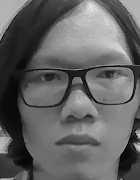
#> input picture ReMzx/1.jpg, 140 x 180 px, given in place of the camera
$ python face_recognition_system.py
#> lines starting #> are read from the running program, lines starting #| are printed output that depends on the picture; after the words box and inside, x2 and y2 are one past the last pixel; in counts of white or black regions, pixels touching at a corner belong together; pictures that were not available may be replaced by others from this repository, and a replacement may not be noted
import cv2
import numpy as np
import os

# ==============================================================================
# กำหนดค่าพารามิเตอร์และขนาดมาตรฐาน
# ==============================================================================
FRAME_W, FRAME_H = 640, 480
FACE_W, FACE_H = 140, 180  # ขนาดของใบหน้า (กว้าง 140 x สูง 180 พิกเซล)
X1 = (FRAME_W - FACE_W) // 2
Y1 = (FRAME_H - FACE_H) // 2
X2 = X1 + FACE_W
Y2 = Y1 + FACE_H
EXPECTED_SIZE = FACE_W * FACE_H

# โหลด Haar Cascade แบบปลอดภัย (ถ้ามี)
face_cascade = None
try:
    if hasattr(cv2, 'CascadeClassifier') and hasattr(cv2, 'data'):
        cascade_path = cv2.data.haarcascades + 'haarcascade_frontalface_default.xml'
        face_cascade = cv2.CascadeClassifier(cascade_path)
except Exception:
    face_cascade = None


def draw_tech_bracket(img, x1, y1, x2, y2, color=(0, 255, 0), thickness=2, length=20):
    """วาดกรอบเล็งใบหน้าแบบ Sci-Fi สวยงาม ชัดเจน"""
    # วาดมุมทั้ง 4 ด้าน
    cv2.line(img, (x1, y1), (x1 + length, y1), color, thickness)
    cv2.line(img, (x1, y1), (x1, y1 + length), color, thickness)

    cv2.line(img, (x2, y1), (x2 - length, y1), color, thickness)
    cv2.line(img, (x2, y1), (x2, y1 + length), color, thickness)

    cv2.line(img, (x1, y2), (x1 + length, y2), color, thickness)
    cv2.line(img, (x1, y2), (x1 - length, y2), color, thickness)

    cv2.line(img, (x2, y2), (x2 - length, y2), color, thickness)
    cv2.line(img, (x2, y2), (x2, y2 - length), color, thickness)

    # วาดกรอบเส้นบางรอบนอก
    cv2.rectangle(img, (x1, y1), (x2, y2), (int(color[0] * 0.3), int(color[1] * 0.3), int(color[2] * 0.3)), 1)

    # จุดกากบาทตรงกลาง (Center Crosshair)
    cx, cy = (x1 + x2) // 2, (y1 + y2) // 2
    cv2.line(img, (cx - 10, cy), (cx + 10, cy), color, 1)
    cv2.line(img, (cx, cy - 10), (cx, cy + 10), color, 1)


def create_dual_dashboard(color_frame, face_crop_gray, title="FACE RECOGNITION SYSTEM", info_lines=None, flash=False):
    """สร้าง Dashboard คู่ (ฝั่งซ้าย: กล้องสีสด | ฝั่งขวา: พรีวิวใบหน้าขาวดำ + สถิติข้อมูล)"""
    canvas = np.zeros((540, 980, 3), dtype=np.uint8)
    canvas[:] = (25, 28, 36)  # Dark Slate background

    if flash:
        color_frame = cv2.addWeighted(color_frame, 0.4, np.full_like(color_frame, 255), 0.6, 0)

    # วางกล้องสี (ฝั่งซ้าย)
    canvas[45:45 + FRAME_H, 20:20 + FRAME_W] = color_frame

    # จัดการพรีวิวใบหน้าขาวดำ (ฝั่งขวา)
    right_panel_x = 680
    face_preview = cv2.resize(face_crop_gray, (220, 260))
    face_preview_bgr = cv2.cvtColor(face_preview, cv2.COLOR_GRAY2BGR)

    canvas[70:70 + 260, right_panel_x:right_panel_x + 220] = face_preview_bgr
    cv2.rectangle(canvas, (right_panel_x - 2, 68), (right_panel_x + 222, 70 + 262), (0, 200, 255), 2)
    cv2.putText(canvas, "CROPPED GRAYSCALE ROI", (right_panel_x + 10, 60),
                cv2.FONT_HERSHEY_SIMPLEX, 0.5, (0, 200, 255), 1)

    # แถบหัวข้อด้านบน (Header Bar)
    cv2.rectangle(canvas, (0, 0), (980, 35), (15, 18, 24), -1)
    cv2.putText(canvas, title, (25, 24), cv2.FONT_HERSHEY_DUPLEX, 0.7, (0, 255, 200), 2)

    # แผงแสดงข้อมูลสถานะ (Info Panel)
    cv2.rectangle(canvas, (right_panel_x - 10, 345), (right_panel_x + 270, 510), (35, 40, 50), -1)
    cv2.rectangle(canvas, (right_panel_x - 10, 345), (right_panel_x + 270, 510), (60, 70, 85), 1)

    if info_lines:
        y_text = 375
        for label, val, text_color in info_lines:
            cv2.putText(canvas, f"{label}:", (right_panel_x, y_text),
                        cv2.FONT_HERSHEY_SIMPLEX, 0.5, (180, 180, 180), 1)
            cv2.putText(canvas, str(val), (right_panel_x + 90, y_text),
                        cv2.FONT_HERSHEY_SIMPLEX, 0.55, text_color, 2)
            y_text += 28

    cv2.putText(canvas, "[S] Save Face Image   |   [Q] Quit", (25, 532),
                cv2.FONT_HERSHEY_SIMPLEX, 0.55, (160, 160, 160), 1)

    return canvas


# ==============================================================================
# ส่วนที่ 1: เก็บข้อมูลใบหน้า (Data Collection)
# ==============================================================================
def collect_face_data():
    name = input("\nกรุณาใส่ชื่อเจ้าของใบหน้า (เช่น parinya): ").strip()
    if not name:
        print("[ข้อผิดพลาด] ชื่อต้องไม่เป็นค่าว่าง")
        return

    os.makedirs(name, exist_ok=True)
    existing_files = [f for f in os.listdir(name) if f.lower().endswith(('.jpg', '.png'))]
    count = len(existing_files) + 1

    cap = cv2.VideoCapture(0, cv2.CAP_DSHOW)
    if not cap.isOpened():
        cap = cv2.VideoCapture(0)
        if not cap.isOpened():
            print("[ข้อผิดพลาด] ไม่สามารถเปิดกล้องได้")
            return

    cap.set(cv2.CAP_PROP_FRAME_WIDTH, FRAME_W)
    cap.set(cv2.CAP_PROP_FRAME_HEIGHT, FRAME_H)

    flash_frames = 0
    print(f"\n--- เริ่มเก็บข้อมูลของ '{name}' ---")
    print("จัดตำแหน่งใบหน้าให้อยู่ในกรอบ -> กด 's' เพื่อบันทึกรูป | กด 'q' เพื่อเสร็จสิ้น")

    while True:
        ret, frame = cap.read()
        if not ret:
            break

        frame = cv2.flip(frame, 1)  # กระจกเงา (Mirror View)
        if frame.shape[0] != FRAME_H or frame.shape[1] != FRAME_W:
            frame = cv2.resize(frame, (FRAME_W, FRAME_H))

        gray = cv2.cvtColor(frame, cv2.COLOR_BGR2GRAY)
        face_crop_gray = gray[Y1:Y2, X1:X2]

        bracket_color = (0, 255, 120)
        sensor_status = "Target Ready"
        if face_cascade is not None:
            try:
                detected_faces = face_cascade.detectMultiScale(gray, 1.2, 4, minSize=(80, 80))
                if len(detected_faces) > 0:
                    sensor_status = "Face Detected"
                else:
                    bracket_color = (0, 160, 255)
                    sensor_status = "Align Face..."
            except Exception:
                pass

        draw_tech_bracket(frame, X1, Y1, X2, Y2, color=bracket_color, thickness=2)

        info_lines = [
            ("User", name, (0, 255, 200)),
            ("Saved", f"{count - 1} imgs", (0, 255, 100)),
            ("Sensor", sensor_status, bracket_color),
            ("Size", f"{FACE_W}x{FACE_H} px", (200, 200, 200))
        ]

        dashboard = create_dual_dashboard(
            color_frame=frame,
            face_crop_gray=face_crop_gray,
            title=f"COLLECTING DATA: {name.upper()}",
            info_lines=info_lines,
            flash=(flash_frames > 0)
        )

        if flash_frames > 0:
            flash_frames -= 1

        cv2.imshow('Face Recognition Studio', dashboard)

        key = cv2.waitKey(1) & 0xFF
        if key == ord('s'):
            file_path = os.path.join(name, f"{count}.jpg")
            cv2.imwrite(file_path, face_crop_gray)
            print(f" [บันทึกสำเร็จ] ภาพที่ {count} -> {file_path}")
            count += 1
            flash_frames = 3
        elif key == ord('q'):
            break

    cap.release()
    cv2.destroyAllWindows()
    print(f"[เสร็จสิ้น] บันทึกภาพของ '{name}' ทั้งหมด {count - 1} ภาพเรียบร้อยแล้ว\n")


# ==============================================================================
# ส่วนที่ 2: โหลดและเตรียมข้อมูล (Data Preparation)
# ==============================================================================
# [119 lines left out: functions load_and_prepare_data, knn, real_time_recognition, not called in this run]


# ==============================================================================
# เมนูหลัก
# ==============================================================================
if __name__ == "__main__":
    while True:
        print("=" * 55)
        print("  SMART FACE RECOGNITION STUDIO (OpenCV + KNN)")
        print("=" * 55)
        print(" 1. เก็บข้อมูลใบหน้า (Data Collection + Dual View)")
        print(" 2. เริ่มสแกนและจดจำใบหน้า (Real-time Recognition)")
        print(" 3. ออกจากโปรแกรม (Exit)")
        choice = input("เลือกเมนู (1/2/3): ").strip()
#> the answer given: 1

        if choice == '1':
            collect_face_data()
#> the answer given: ReMzx/1.jpg
#> in collect_face_data, frame is the input picture: shape (180, 140, 3); min 0, max 233, mean 99.1
#> in collect_face_data, `frame = cv2.flip(frame, 1)`:
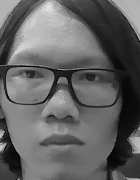
#> frame: shape (180, 140, 3); min 0, max 233, mean 99.1
#> in collect_face_data, `frame = cv2.resize(frame, (FRAME_W, FRAME_H))`:
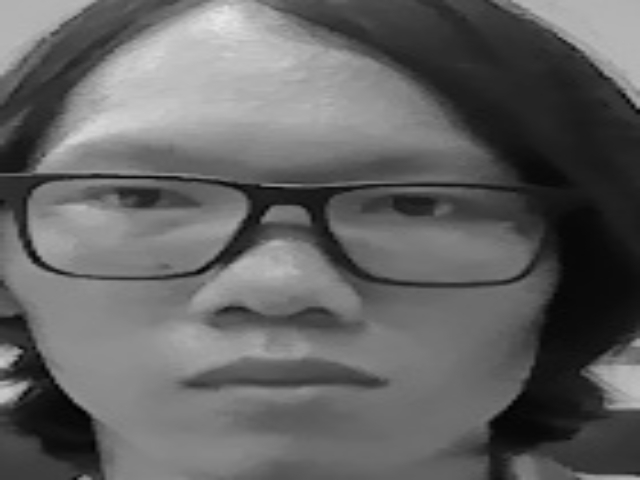
#> frame: shape (480, 640, 3); min 1, max 232, mean 99
#> in collect_face_data, `face_crop_gray = gray[Y1:Y2, X1:X2]`:
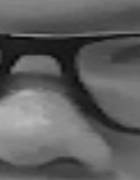
#> face_crop_gray: shape (180, 140); min 5, max 184, mean 94.6
#> in collect_face_data, `detected_faces = face_cascade.detectMultiScale(gray, 1.2, 4, minSize=(..`: detected_faces = ()
#> in draw_tech_bracket, `cv2.line(img, (x1, y1), (x1, y1 + length), color, thickness)`: img: shape (480, 640, 3); mean B, G, R 98.9, 99, 99
#> in draw_tech_bracket, `cv2.line(img, (x2, y1), (x2 - length, y1), color, thickness)`: img: shape (480, 640, 3); mean B, G, R 98.9, 99, 99
#> in draw_tech_bracket, `cv2.line(img, (x2, y1), (x2, y1 + length), color, thickness)`: img: shape (480, 640, 3); mean B, G, R 98.9, 99, 99.1
#> in draw_tech_bracket, `cv2.line(img, (x1, y2), (x1 - length, y2), color, thickness)`: img: shape (480, 640, 3); mean B, G, R 98.8, 99, 99.1
#> in draw_tech_bracket, `cv2.line(img, (x2, y2), (x2 - length, y2), color, thickness)`: img: shape (480, 640, 3); mean B, G, R 98.8, 99, 99.2
#> in draw_tech_bracket, `cv2.line(img, (x2, y2), (x2, y2 - length), color, thickness)`: img: shape (480, 640, 3); mean B, G, R 98.8, 99, 99.2
#> in draw_tech_bracket, `cv2.rectangle(img, (x1, y1), (x2, y2), (int(color[0] * 0.3), int(color..`:
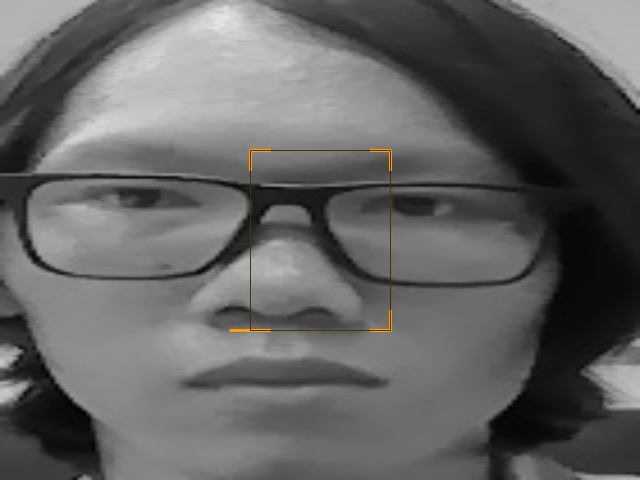
#> img: shape (480, 640, 3); mean B, G, R 98.6, 98.9, 99.1
#> in draw_tech_bracket, `cv2.line(img, (cx - 10, cy), (cx + 10, cy), color, 1)`: img: shape (480, 640, 3); 0.01% of pixels changed, all inside (x1, y1, x2, y2) = (310, 240, 331, 241)
#> in draw_tech_bracket, `cv2.line(img, (cx, cy - 10), (cx, cy + 10), color, 1)`: img: shape (480, 640, 3); mean B, G, R 98.6, 98.9, 99.1
#> in create_dual_dashboard, `face_preview = cv2.resize(face_crop_gray, (220, 260))`:
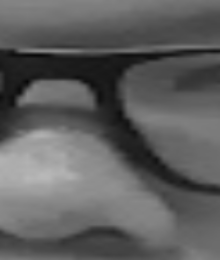
#> face_preview: shape (260, 220); min 6, max 184, mean 94.5
#> in create_dual_dashboard, `cv2.rectangle(canvas, (0, 0), (980, 35), (15, 18, 24), -1)`: canvas: shape (540, 980, 3); mean B, G, R 74.4, 76.8, 79.6
#> in create_dual_dashboard, `cv2.rectangle(canvas, (right_panel_x - 10, 345), (right_panel_x + 270,..`: canvas: shape (540, 980, 3); mean B, G, R 75.2, 79.2, 81.8
#> in create_dual_dashboard, `cv2.rectangle(canvas, (right_panel_x - 10, 345), (right_panel_x + 270,..`: canvas: shape (540, 980, 3); mean B, G, R 75.3, 79.2, 81.8
#> after the loop in create_dual_dashboard, `for label, val, text_color in info_lines:`:
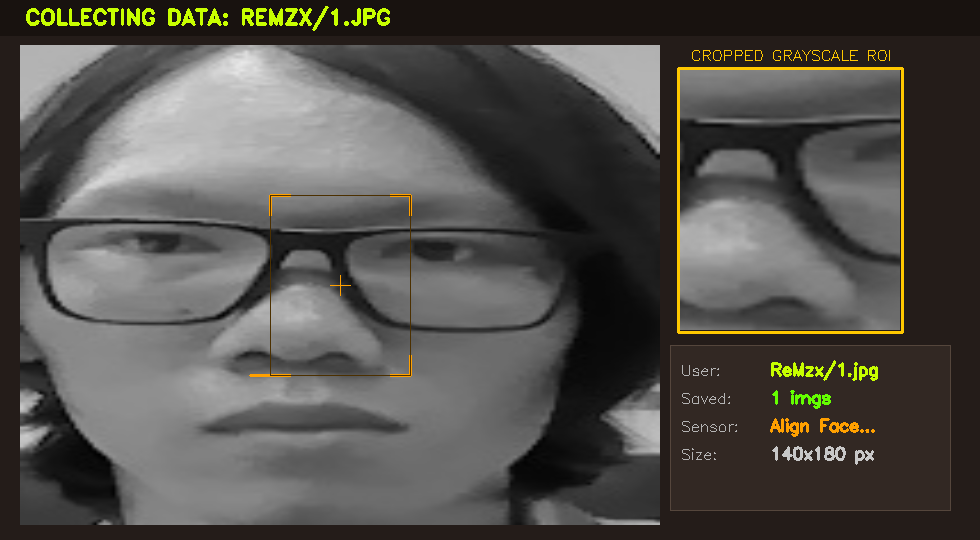
#> canvas: shape (540, 980, 3); mean B, G, R 75.5, 80.2, 82.7
#> after the loop in create_dual_dashboard, `for label, val, text_color in info_lines:`: y_text = 487
#> in create_dual_dashboard, `cv2.putText(canvas, "[S] Save Face Image   |   [Q] Quit", (25, 532), c..`:
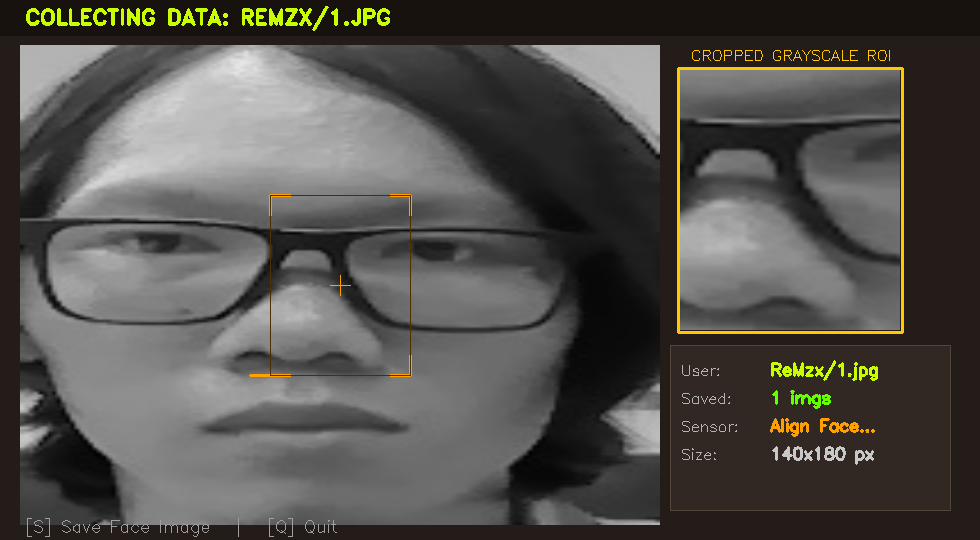
#> canvas: shape (540, 980, 3); 0.11% of pixels changed, all inside (x1, y1, x2, y2) = (27, 518, 337, 537)
#> (key q is pressed here)
#> (the run stopped early here; a loop or call above may not have finished)
